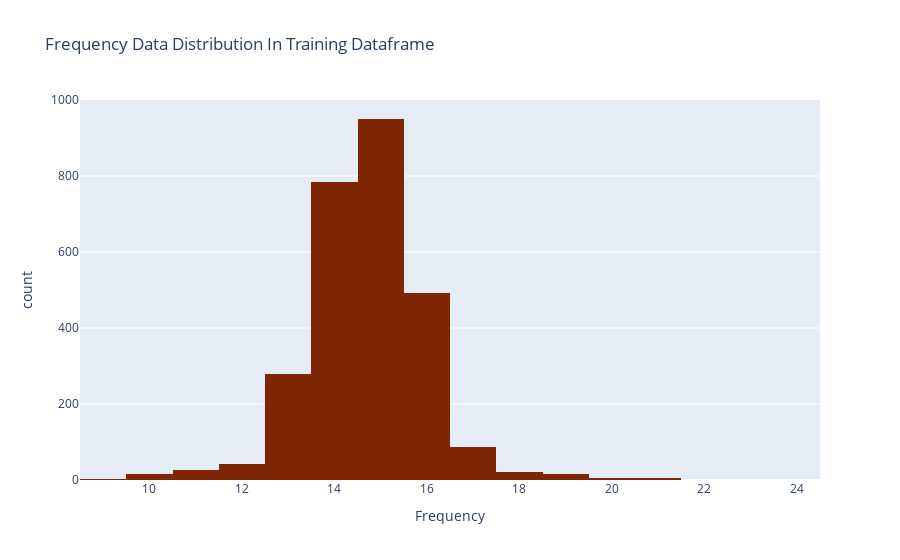

Write notebook code for a chart like this one.
### Code cell
import plotly.express as px

fig = px.histogram(words,
                    x='Frequency',
                    color_discrete_sequence=px.colors.sequential.Oranges_r,
                    title='Frequency Data Distribution In Training Dataframe')

fig.show()

### Figure 1 — Plotly figure (JSON) as saved in the notebook; plotly's stock layout.template omitted (floating-point values rounded to 4 significant figures; data arrays with more than 128 entries replaced by an {"elided": "..."} marker saying what was removed)
{"data": [{"alignmentgroup": "True", "bingroup": "x", "hovertemplate": "Frequency=%{x}<br>count=%{y}<extra></extra>", "legendgroup": "", "marker": {"color": "rgb(127,39,4)", "pattern": {"shape": ""}}, "name": "", "offsetgroup": "", "orientation": "v", "showlegend": false, "type": "histogram", "x": {"elided": "2731 int values"}, "xaxis": "x", "yaxis": "y"}], "layout": {"barmode": "relative", "legend": {"tracegroupgap": 0}, "title": {"text": "Frequency Data Distribution In Training Dataframe"}, "xaxis": {"anchor": "y", "domain": [0, 1], "title": {"text": "Frequency"}}, "yaxis": {"anchor": "x", "domain": [0, 1], "title": {"text": "count"}}}}
